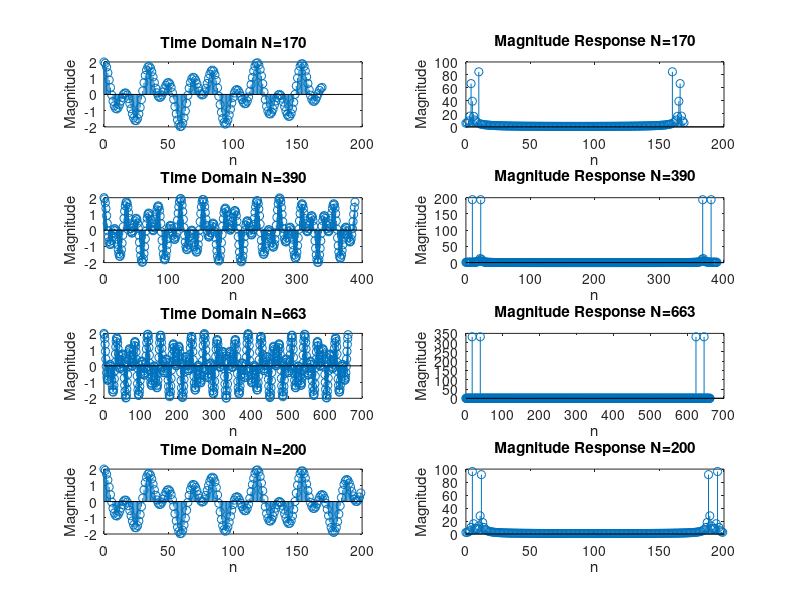

Write the MATLAB code that produced this figure.
f1 = 170;
f2 = 390;
fs = 6630;

N1 = 170;
num1 = 0:N1-1;
x1 = cos(2*pi*(f1/fs)*num1) + cos(2*pi*(f2/fs)*num1);
y1 = fft(x1,N1);

N2 = 390;
num2 = 0:N2-1;
x2 = cos(2*pi*(f1/fs)*num2) + cos(2*pi*(f2/fs)*num2);
y2 = fft(x2,N2);

N3 = 663;
num3 = 0:N3-1;
x3 = cos(2*pi*(f1/fs)*num3) + cos(2*pi*(f2/fs)*num3);
y3 = fft(x3,N3);

N4 = 200;
num4 = 0:N4-1;
x4 = cos(2*pi*(f1/fs)*num4) + cos(2*pi*(f2/fs)*num4);
y4 = fft(x4,N4);

%Plotting
subplot(4,2,1);
stem(num1,x1);
title('Time Domain N=170')
xlabel('n');
ylabel('Magnitude');
subplot(4,2,2);
stem(num1,abs(y1));
title('Magnitude Response N=170')
xlabel('n');
ylabel('Magnitude');
subplot(4,2,3);
stem(num2,x2);
title('Time Domain N=390')
xlabel('n');
ylabel('Magnitude');
subplot(4,2,4);
stem(num2,abs(y2));
title('Magnitude Response N=390')
xlabel('n');
ylabel('Magnitude');
subplot(4,2,5);
stem(num3,x3);
title('Time Domain N=663')
xlabel('n');
ylabel('Magnitude');
subplot(4,2,6);
stem(num3,abs(y3));
title('Magnitude Response N=663')
xlabel('n');
ylabel('Magnitude');
subplot(4,2,7);
stem(num4,x4);
title('Time Domain N=200')
xlabel('n');
ylabel('Magnitude');
subplot(4,2,8);
stem(num4,abs(y4));
title('Magnitude Response N=200')
xlabel('n');
ylabel('Magnitude');